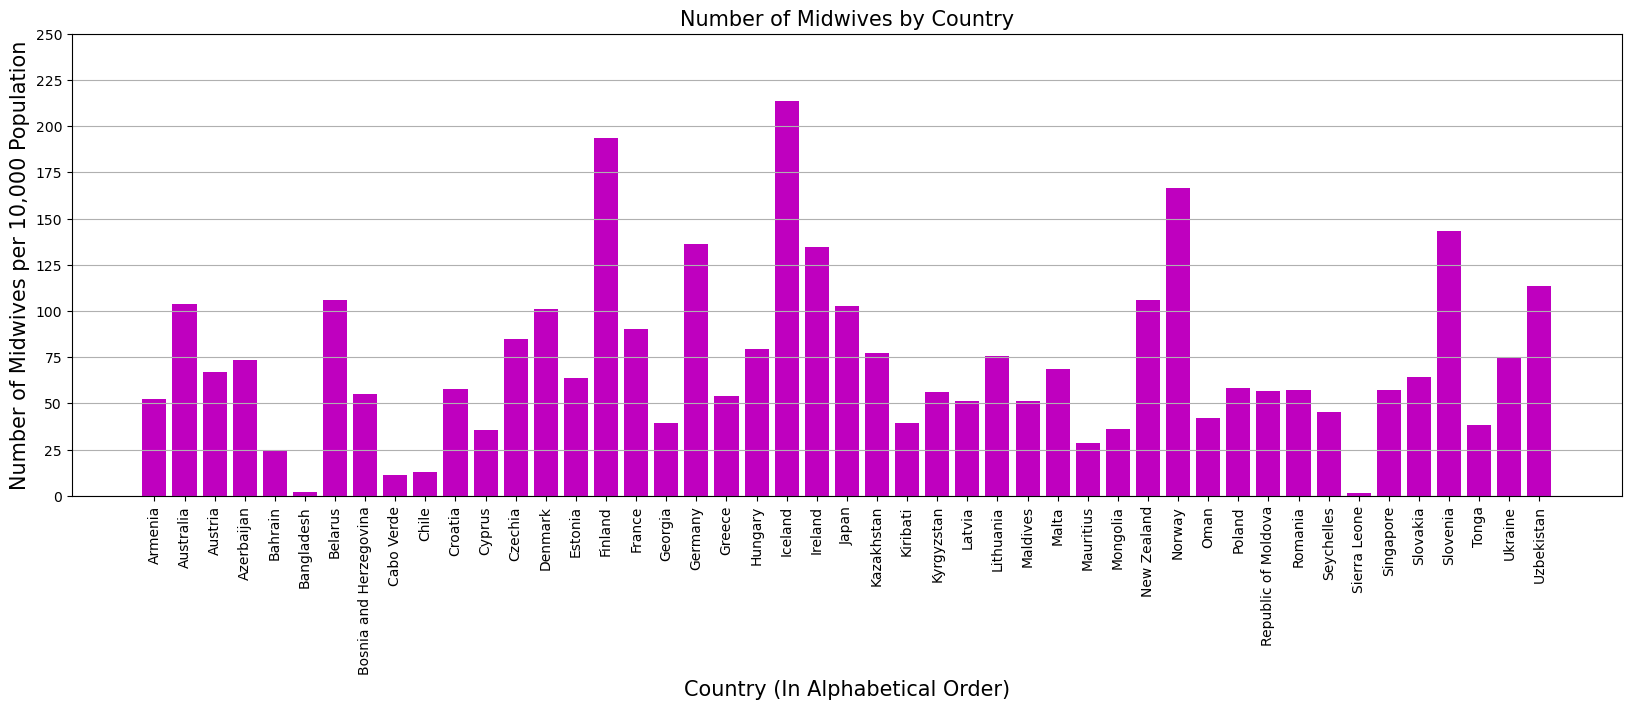

Here is the Python script that generated this plot:
import pandas as pd
import matplotlib.pyplot as plt

data = pd.read_csv("filtered_file.csv")

countries = data["Country"]
midwives = data["Health worker density, by type of occupation (per 10,000 population)::NURSEMIDWIFE"]

plt.figure(figsize=(20, 6))
plt.bar(countries, midwives, color='m')
plt.xlabel('Country (In Alphabetical Order)', fontsize=15)
plt.ylabel('Number of Midwives per 10,000 Population', fontsize=15)
plt.title('Number of Midwives by Country', fontsize=15)
plt.grid(axis='y')
plt.xticks(rotation=90)
y_ticks = range(0, int(max(midwives)) + 50, 25)
plt.yticks(y_ticks)
plt.savefig('midwives.png', bbox_inches='tight')
